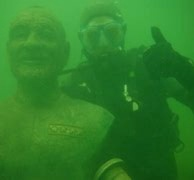
#> input picture images.underwater.jpg, 194 x 180 px
$ python dezaing.py images.underwater.jpg   (older library calls are emulated)
#> lines starting #> are read from the running program, lines starting #| are printed output that depends on the picture
import cv2;
import math;
import numpy as np;


def DarkChannel(im, sz):
    b, g, r = cv2.split(im)
    dc = cv2.min(cv2.min(r, g), b);
    kernel = cv2.getStructuringElement(cv2.MORPH_RECT, (sz, sz))
    dark = cv2.erode(dc, kernel)
    return dark


def AtmLight(im, dark):
    [h, w] = im.shape[:2]
    imsz = h * w
    numpx = int(max(math.floor(imsz / 1000), 1))
    darkvec = dark.reshape(imsz);
    imvec = im.reshape(imsz, 3);

    indices = darkvec.argsort();
    indices = indices[imsz - numpx::]

    atmsum = np.zeros([1, 3])
    for ind in range(1, numpx):
        atmsum = atmsum + imvec[indices[ind]]

    A = atmsum / numpx;
    return A


def TransmissionEstimate(im, A, sz):
    omega = 0.95;
    im3 = np.empty(im.shape, im.dtype);

    for ind in range(0, 3):
        im3[:, :, ind] = im[:, :, ind] / A[0, ind]

    transmission = 1 - omega * DarkChannel(im3, sz);
    return transmission


def Guidedfilter(im, p, r, eps):
    mean_I = cv2.boxFilter(im, cv2.CV_64F, (r, r));
    mean_p = cv2.boxFilter(p, cv2.CV_64F, (r, r));
    mean_Ip = cv2.boxFilter(im * p, cv2.CV_64F, (r, r));
    cov_Ip = mean_Ip - mean_I * mean_p;

    mean_II = cv2.boxFilter(im * im, cv2.CV_64F, (r, r));
    var_I = mean_II - mean_I * mean_I;

    a = cov_Ip / (var_I + eps);
    b = mean_p - a * mean_I;

    mean_a = cv2.boxFilter(a, cv2.CV_64F, (r, r));
    mean_b = cv2.boxFilter(b, cv2.CV_64F, (r, r));

    q = mean_a * im + mean_b;
    return q;


def TransmissionRefine(im, et):
    gray = cv2.cvtColor(im, cv2.COLOR_BGR2GRAY);
    gray = np.float64(gray) / 255;
    r = 60;
    eps = 0.0001;
    t = Guidedfilter(gray, et, r, eps);

    return t;


def Recover(im, t, A, tx=0.1):
    res = np.empty(im.shape, im.dtype);
    t = cv2.max(t, tx);

    for ind in range(0, 3):
        res[:, :, ind] = (im[:, :, ind] - A[0, ind]) / t + A[0, ind]

    return res


if __name__ == '__main__':
    import sys

    try:
        fn = sys.argv[1]
    except:
        fn = './images/gammacorred6.jpg'


    def nothing(*argv):
        pass


    src = cv2.imread(fn);
#> src is the input picture: shape (180, 194, 3); mean B, G, R 41, 126.8, 46

    I = src.astype('float64') / 255;

    dark = DarkChannel(I, 15);
#> in DarkChannel, `dark = cv2.erode(dc, kernel)`:
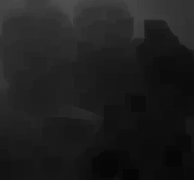
#> dark: shape (180, 194) float64; min 0.0196, max 0.31, mean 0.117
    A = AtmLight(I, dark);
#> in AtmLight, `indices = indices[imsz - numpx::]`: indices = 34 values, max 650 at index 20, min 57 at index 4, mean 209.9
#> the loop in AtmLight, `for ind in range(1, numpx):` made 33 passes
#> atmsum on passes 1 to 12: [[0.318, 0.706, 0.314]], [[0.639, 1.42, 0.631]], [[0.961, 2.13, 0.949]], [[1.28, 2.84, 1.26]], [[1.6, 3.54, 1.57]], [[1.92, 4.25, 1.89]], [[2.24, 4.96, 2.2]], [[2.56, 5.68, 2.52]], [[2.88, 6.38, 2.83]], [[3.2, 7.09, 3.15]], [[3.52, 7.8, 3.46]], [[3.84, 8.51, 3.78]]
#> in AtmLight, `A = atmsum / numpx;`: A = [[0.31, 0.687, 0.305]]
#> A = [[0.31, 0.687, 0.305]]
    te = TransmissionEstimate(I, A, 15);
#> after the loop in TransmissionEstimate, `for ind in range(0, 3):`:
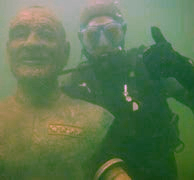
#> im3: shape (180, 194, 3) float64; mean B, G, R 0.519, 0.724, 0.592; drawn with min black and max white
    t = TransmissionRefine(src, te);
#> in Guidedfilter, `b = mean_p - a * mean_I;`:
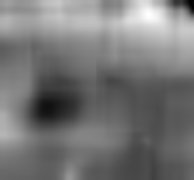
#> b: shape (180, 194) float64; min 0.487, max 1.61, mean 1.01; drawn with min black and max white
#> in Guidedfilter, `mean_a = cv2.boxFilter(a, cv2.CV_64F, (r, r));`:
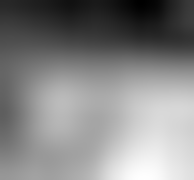
#> mean_a: shape (180, 194) float64; min -2.05, max 0.137, mean -0.909; drawn with min black and max white
#> in Guidedfilter, `mean_b = cv2.boxFilter(b, cv2.CV_64F, (r, r));`:
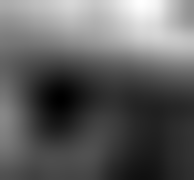
#> mean_b: shape (180, 194) float64; min 0.795, max 1.37, mean 1.01; drawn with min black and max white
#> in Guidedfilter, `q = mean_a * im + mean_b;`:
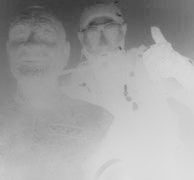
#> q: shape (180, 194) float64; min 0.175, max 0.876, mean 0.638
    J = Recover(I, t, A, 0.1);
#> after the loop in Recover, `for ind in range(0, 3):`:
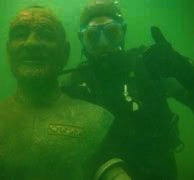
#> res: shape (180, 194, 3) float64; mean B, G, R 0.0907, 0.418, 0.129; drawn with min black and max white

    cv2.imshow("dark", dark);
    cv2.imshow("t", t);
    cv2.imshow('I', src);
    cv2.imshow('J', J);
    cv2.imwrite("./image/J.png", J * 255);
    cv2.waitKey();
